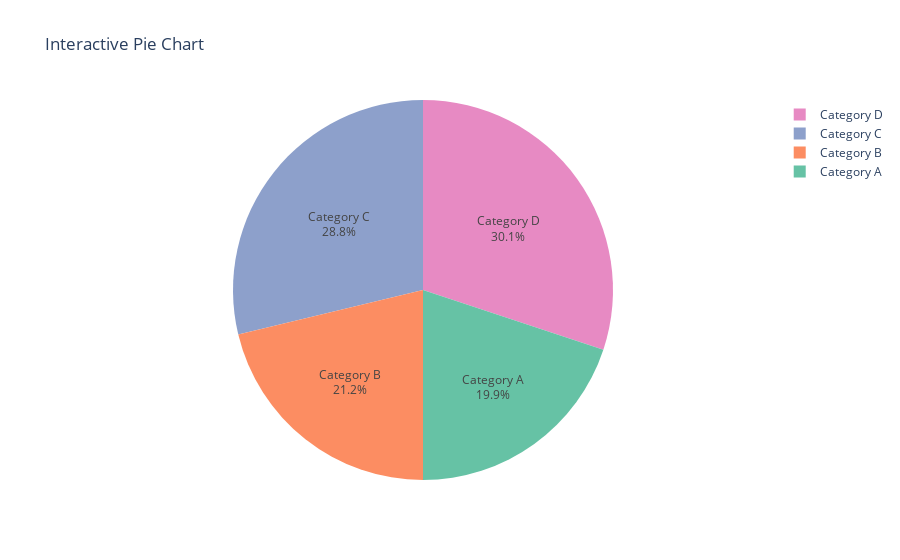

Notebook code cell kept with this figure:
### Markdown cell above
### Q21. Using Plotly, create an interactive pie chart of randomly generated data, add labels and percentages, set the title as 'Interactive Pie Chart'.

### Code cell
import plotly.graph_objs as go
import numpy as np

# Generate random data
np.random.seed(0)  # For reproducibility
labels = ['Category A', 'Category B', 'Category C', 'Category D']
values = np.random.randint(1, 100, size=len(labels))

# Create a pie chart
fig = go.Figure(data=[go.Pie(labels=labels, values=values, 
                               textinfo='percent+label', 
                               hoverinfo='label+percent',
                               marker=dict(colors=['#66c2a5', '#fc8d62', '#8da0cb', '#e78ac3']))])

# Set the title
fig.update_layout(title='Interactive Pie Chart')

# Show the plot
fig.show()

### Figure 1 — Plotly figure (JSON) as saved in the notebook; plotly's stock layout.template omitted (floating-point values rounded to 4 significant figures)
{"data": [{"hoverinfo": "label+percent", "labels": ["Category A", "Category B", "Category C", "Category D"], "marker": {"colors": ["#66c2a5", "#fc8d62", "#8da0cb", "#e78ac3"]}, "textinfo": "percent+label", "type": "pie", "values": [45, 48, 65, 68]}], "layout": {"title": {"text": "Interactive Pie Chart"}}}
